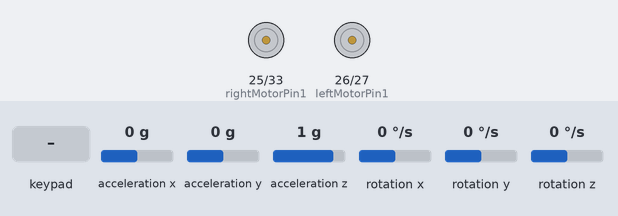
A sketch run on a simulated ESP32. Shown: motor-driver pin pairs drawn as motors (green arrow = first pin HIGH = forward, orange = second pin HIGH = backward, longer = more drive, scaled by the enable pin). Inputs (shaded band) come from the test bench; at power-on: acceleration x 0 g, acceleration y 0 g, acceleration z 1 g, rotation x 0 °/s, rotation y 0 °/s, rotation z 0 °/s. What the sketch prints to the serial monitor is not drawn.

Above: at 1.2 s.
1.3 s: key 'L' pressed
3.2 s: key 'U' pressed
At 3.35 s:
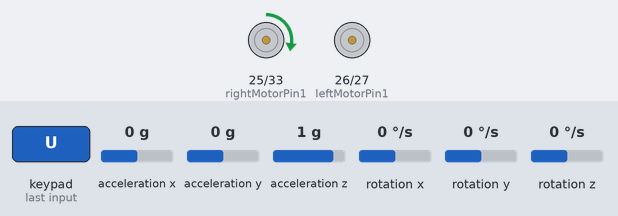
5.1 s: key 'D' pressed
At 5.31 s:
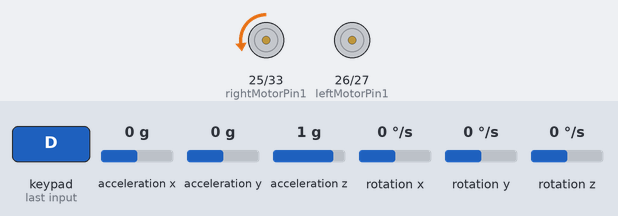
7.0 s: key 'R' pressed
8.9 s: key 'U' pressed
Timing chart, 0 to 11.7 s (numbered marks = the images above; inputs shaded):
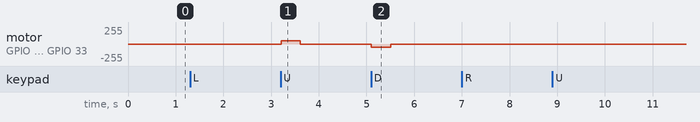

The sketch:

PID_MPU6050_ESP32_Dabble_Filtros.ino
```cpp
/*
 * Projeto: Controle de Carro Robô 2WD com ESP32 e MPU6050
 *
 * Descrição:
 * Este código controla um carro robô de duas rodas (2WD) utilizando um microcontrolador ESP32
 * e um sensor MPU6050. O robô pode ser comandado através do aplicativo Dabble via Bluetooth.
 * O controle de trajetória é realizado utilizando um algoritmo PID para corrigir a direção.
 *
 * Versão: 1.3
 * Autor: Prof. Dr. Robson Marinho
 * Data: 18/10/2024
 */

#include <Wire.h>
#include <MPU6050.h>
#include <DabbleESP32.h>

// Configurações do MPU6050
MPU6050 mpu;
int16_t ax, ay, az; // Aceleração
int16_t gx, gy, gz; // Giroscópio
float currentYaw = 0;
float targetYaw = 0;

// Filtro passa-baixa para suavizar a leitura do giroscópio
float alpha = 0.8;  // Constante do filtro passa-baixa
float filteredYaw = 0;

// Defina os pinos do TB6612 para os motores
const int motorRightPWM = 13;
const int rightMotorPin1 = 25;
const int rightMotorPin2 = 33;

const int motorLeftPWM = 32;
const int leftMotorPin1 = 26;
const int leftMotorPin2 = 27;

// Velocidades base ajustadas para as rodas
int baseMotorSpeedLeft = 50;
int baseMotorSpeedRight = 100;  //no robô 4 a roda direita está mais lenta
int rotationSpeed = 20;

// Constantes PID ajustadas para a roda esquerda
float KpLeft = 3.0, KiLeft = 0.1, KdLeft = 1.5;
float prevErrorYawLeft = 0;
float integralYawLeft = 0;

// Constantes PID ajustadas para a roda direita
float KpRight = 12.0, KiRight = 0.1, KdRight = 3.0; //no robô 4 a roda direita está mais lenta
float prevErrorYawRight = 0;
float integralYawRight = 0;

// Limites para o windup do PID (para evitar saturação do termo integral)
const float windupLimit = 50.0;  // Ajuste conforme necessário

unsigned long lastTime = 0;
float dt = 0.1;

void setup() {
  Serial.begin(115200);

 // Dabble.begin("ESP32-Robo2");
 Dabble.begin("ESP32-Robo4");
  Wire.begin();
  mpu.initialize();

  if (!mpu.testConnection()) {
    Serial.println("Falha ao conectar ao MPU6050!");
    while (1);
  } else {
    Serial.println("MPU6050 conectado!");
  }

  pinMode(rightMotorPin1, OUTPUT);
  pinMode(rightMotorPin2, OUTPUT);
  pinMode(motorRightPWM, OUTPUT);

  pinMode(leftMotorPin1, OUTPUT);
  pinMode(leftMotorPin2, OUTPUT);
  pinMode(motorLeftPWM, OUTPUT);
}

void loop() {
  Dabble.processInput();  // Processa a entrada do app Dabble

  // Leitura dos dados do MPU6050
  mpu.getMotion6(&ax, &ay, &az, &gx, &gy, &gz);

  // Atualiza e filtra a leitura de yaw (giroscópio)
  float rawYaw = (gz / 131.0) * dt;
  filteredYaw = alpha * filteredYaw + (1 - alpha) * rawYaw;
  currentYaw += filteredYaw;

  // Verifica os comandos do controle e aplica a ação correspondente
  if (GamePad.isUpPressed()) {
    moveForward();
    targetYaw = currentYaw;
    correctTrajectoryPID();
  } else if (GamePad.isDownPressed()) {
    moveBackward();
    targetYaw = currentYaw;
    correctTrajectoryPID();
  } else if (GamePad.isLeftPressed()) {
    rotateLeft();
    targetYaw -= 5;
    correctRotationPID();
  } else if (GamePad.isRightPressed()) {
    rotateRight();
    targetYaw += 5;
    correctRotationPID();
  } else {
    stopMotors();
  }
}

// Função para mover o robô para frente
void moveForward() {
  digitalWrite(leftMotorPin1, HIGH);
  digitalWrite(leftMotorPin2, LOW);
  analogWrite(motorLeftPWM, baseMotorSpeedLeft);

  digitalWrite(rightMotorPin1, HIGH);
  digitalWrite(rightMotorPin2, LOW);
  analogWrite(motorRightPWM, baseMotorSpeedRight);
}

// Função para mover o robô para trás
void moveBackward() {
  digitalWrite(leftMotorPin1, LOW);
  digitalWrite(leftMotorPin2, HIGH);
  analogWrite(motorLeftPWM, baseMotorSpeedLeft);

  digitalWrite(rightMotorPin1, LOW);
  digitalWrite(rightMotorPin2, HIGH);
  analogWrite(motorRightPWM, baseMotorSpeedRight);
}

// Função para parar os motores
void stopMotors() {
  analogWrite(motorLeftPWM, 0);
  analogWrite(motorRightPWM, 0);
}

// Função para rotacionar o robô para a direita
void rotateRight() {
  digitalWrite(leftMotorPin1, LOW);
  digitalWrite(leftMotorPin2, HIGH);
  analogWrite(motorLeftPWM, rotationSpeed);

  digitalWrite(rightMotorPin1, HIGH);
  digitalWrite(rightMotorPin2, LOW);
  analogWrite(motorRightPWM, rotationSpeed);
}

// Função para rotacionar o robô para a esquerda
void rotateLeft() {
  digitalWrite(leftMotorPin1, HIGH);
  digitalWrite(leftMotorPin2, LOW);
  analogWrite(motorLeftPWM, rotationSpeed);

  digitalWrite(rightMotorPin1, LOW);
  digitalWrite(rightMotorPin2, HIGH);
  analogWrite(motorRightPWM, rotationSpeed);
}

// Função para corrigir o windup do PID
void limitIntegral(float &integralYaw) {
  integralYaw = constrain(integralYaw, -windupLimit, windupLimit);
}

// Função para corrigir a trajetória usando PID com filtro passa-baixa
void correctTrajectoryPID() {
  unsigned long currentTime = millis();
  dt = (currentTime - lastTime) / 1000.0;
  lastTime = currentTime;

  float errorYaw = targetYaw - currentYaw;

  // Reduz os ganhos do PID para movimentos em linha reta
  float KpAdjustLeft = KpLeft * 0.5;  // Ajuste proporcional para roda esquerda
  float KpAdjustRight = KpRight * 0.5;  // Ajuste proporcional para roda direita

  // Cálculo dos termos PID para a roda esquerda
  float proportionalYawLeft = KpAdjustLeft * errorYaw;
  integralYawLeft += errorYaw * dt;
  limitIntegral(integralYawLeft);
  float integralTermYawLeft = KiLeft * integralYawLeft;
  float derivativeYawLeft = (errorYaw - prevErrorYawLeft) / dt;
  float derivativeTermYawLeft = KdLeft * derivativeYawLeft;

  // Cálculo dos termos PID para a roda direita
  float proportionalYawRight = KpAdjustRight * errorYaw;
  integralYawRight += errorYaw * dt;
  limitIntegral(integralYawRight);
  float integralTermYawRight = KiRight * integralYawRight;
  float derivativeYawRight = (errorYaw - prevErrorYawRight) / dt;
  float derivativeTermYawRight = KdRight * derivativeYawRight;

  // Correção total para cada roda
  float correctionYawLeft = proportionalYawLeft + integralTermYawLeft + derivativeTermYawLeft;
  float correctionYawRight = proportionalYawRight + integralTermYawRight + derivativeTermYawRight;

  // Ajuste das velocidades das rodas com base na correção do PID
  int leftSpeed = baseMotorSpeedLeft - correctionYawLeft;
  int rightSpeed = baseMotorSpeedRight + correctionYawRight;

  // Limite das velocidades das rodas, com windup aplicado
  leftSpeed = constrain(leftSpeed, -windupLimit, windupLimit);
  rightSpeed = constrain(rightSpeed, -windupLimit, windupLimit);

  // Aplicação das velocidades aos motores
  analogWrite(motorLeftPWM, leftSpeed);
  analogWrite(motorRightPWM, rightSpeed);

  prevErrorYawLeft = errorYaw;
  prevErrorYawRight = errorYaw;
}


// Função para corrigir a rotação usando PID
void correctRotationPID() {
  unsigned long currentTime = millis();
  dt = (currentTime - lastTime) / 1000.0;
  lastTime = currentTime;

  float errorYaw = targetYaw - currentYaw;

  // Cálculos do PID para correção durante a rotação
  float proportionalYawLeft = KpLeft * errorYaw;
  integralYawLeft += errorYaw * dt;
  limitIntegral(integralYawLeft);
  float integralTermYawLeft = KiLeft * integralYawLeft;
  float derivativeYawLeft = (errorYaw - prevErrorYawLeft) / dt;
  float derivativeTermYawLeft = KdLeft * derivativeYawLeft;

  float proportionalYawRight = KpRight * errorYaw;
  integralYawRight += errorYaw * dt;
  limitIntegral(integralYawRight);
  float integralTermYawRight = KiRight * integralYawRight;
  float derivativeYawRight = (errorYaw - prevErrorYawRight) / dt;
  float derivativeTermYawRight = KdRight * derivativeYawRight;

  float correctionYawLeft = proportionalYawLeft + integralTermYawLeft + derivativeTermYawLeft;
  float correctionYawRight = proportionalYawRight + integralTermYawRight + derivativeTermYawRight;

  int leftSpeed = baseMotorSpeedLeft - correctionYawLeft;
  int rightSpeed = baseMotorSpeedRight + correctionYawRight;

  leftSpeed = constrain(leftSpeed, -windupLimit, windupLimit);
  rightSpeed = constrain(rightSpeed, -windupLimit, windupLimit);

  analogWrite(motorLeftPWM, leftSpeed);
  analogWrite(motorRightPWM, rightSpeed);

  prevErrorYawLeft = errorYaw;
  prevErrorYawRight = errorYaw;
}
```

Measured:
- after the input at 3.2 s, motor on GPIO 25 (rightMotorPin1) / GPIO 33 (rightMotorPin2): stopped → forward 50/255 at once, → stopped 0.40 s later
- after the input at 5.1 s, motor on GPIO 25 (rightMotorPin1) / GPIO 33 (rightMotorPin2): stopped → backward 50/255 at once, → stopped 0.40 s later
